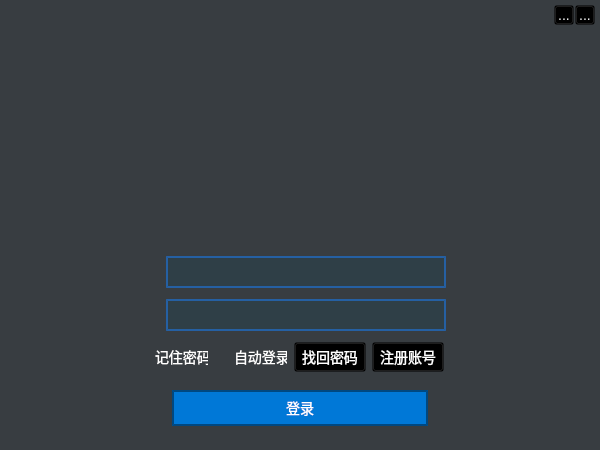
<?xml version="1.0" encoding="UTF-8"?>
<ui version="4.0">
 <class>LiveLoginUnitClass</class>
 <widget class="QMainWindow" name="LiveLoginUnitClass">
  <property name="geometry">
   <rect>
    <x>0</x>
    <y>0</y>
    <width>600</width>
    <height>450</height>
   </rect>
  </property>
  <property name="minimumSize">
   <size>
    <width>600</width>
    <height>450</height>
   </size>
  </property>
  <property name="maximumSize">
   <size>
    <width>600</width>
    <height>450</height>
   </size>
  </property>
  <property name="contextMenuPolicy">
   <enum>Qt::NoContextMenu</enum>
  </property>
  <property name="windowTitle">
   <string>LiveLoginUnit</string>
  </property>
  <property name="windowIcon">
   <iconset resource="LiveLoginUnit.qrc">
    <normaloff>:/LiveLoginUnit/res/live.ico</normaloff>:/LiveLoginUnit/res/live.ico</iconset>
  </property>
  <property name="styleSheet">
   <string notr="true">/* font */
*
{
	font-family: &quot;Segoe UI&quot;;
	font-size: 14px;
	font-weight: 400;
	line-height: 20px;
}
/* background */
QWidget#centralWidget
{
	background-color: rgba(36,41,46,0.9);
}
QLabel#backgroundLabel
{
	border-image: url(:/LiveLoginUnit/res/login-background.png);
}
QLabel#applicationIconLabel
{
	border-image: url(:/LiveLoginUnit/res/pilipili-title-210x50.png);
}
/* avatar */
QLabel#avatarLabel
{
	border-image: url(:/LiveLoginUnit/res/avatar-mask.png);
	border-radius:60px;
	min-width:  120px;
    max-width:  120px;
    min-height: 120px;
    max-height: 120px;
    border-width: 0 0 0 0;
}

/* button */
QPushButton,QCheckBox,QToolButton
{
	color: white;
	background-color: transparent;
}
QPushButton:hover, QCheckBox:hover
{
	color: yellow;
}
QPushButton:pressed, QCheckBox:pressed
{
	color: #FFCC66;
}
QPushButton:focus, QCheckBox:focus
{
	outline: none
}
/* login button */
QPushButton#loginPushButton {
  background: #0078d7;
  border: 2px solid rgba(0,0,0,0.4)
}
QPushButton#loginPushButton:hover {
  background: #1CA8FA;
}
QPushButton#loginPushButton:pressed {
  background: #2A67FF;
}
/* account password */
QLineEdit#passwordLineEdit,QLineEdit#accountComboBox
{
	border: 2px solid rgba(27,128,255,0.5);
	background: rgba(45,64,72,0.8);
	color: white;
    selection-background-color:green;
}
QLineEdit#passwordLineEdit:focus,QLineEdit#accountComboBox:focus
{
	background: rgba(80,100,110,0.8);
}
/* tooltip */
QToolTip
{
	color: yellow;
	border: 2px solid #333;
	background-color: black;
}</string>
  </property>
  <widget class="QWidget" name="centralWidget">
   <property name="minimumSize">
    <size>
     <width>600</width>
     <height>0</height>
    </size>
   </property>
   <property name="maximumSize">
    <size>
     <width>600</width>
     <height>16777215</height>
    </size>
   </property>
   <property name="contextMenuPolicy">
    <enum>Qt::NoContextMenu</enum>
   </property>
   <widget class="QLabel" name="backgroundLabel">
    <property name="geometry">
     <rect>
      <x>0</x>
      <y>0</y>
      <width>600</width>
      <height>180</height>
     </rect>
    </property>
    <property name="minimumSize">
     <size>
      <width>600</width>
      <height>180</height>
     </size>
    </property>
    <property name="maximumSize">
     <size>
      <width>600</width>
      <height>180</height>
     </size>
    </property>
    <property name="frameShape">
     <enum>QFrame::NoFrame</enum>
    </property>
    <property name="text">
     <string/>
    </property>
   </widget>
   <widget class="QLabel" name="applicationIconLabel">
    <property name="geometry">
     <rect>
      <x>0</x>
      <y>0</y>
      <width>210</width>
      <height>50</height>
     </rect>
    </property>
    <property name="minimumSize">
     <size>
      <width>210</width>
      <height>50</height>
     </size>
    </property>
    <property name="maximumSize">
     <size>
      <width>210</width>
      <height>50</height>
     </size>
    </property>
    <property name="scaledContents">
     <bool>false</bool>
    </property>
   </widget>
   <widget class="QLabel" name="avatarLabel">
    <property name="geometry">
     <rect>
      <x>240</x>
      <y>120</y>
      <width>120</width>
      <height>120</height>
     </rect>
    </property>
    <property name="minimumSize">
     <size>
      <width>120</width>
      <height>120</height>
     </size>
    </property>
    <property name="maximumSize">
     <size>
      <width>120</width>
      <height>120</height>
     </size>
    </property>
    <property name="text">
     <string/>
    </property>
    <property name="scaledContents">
     <bool>true</bool>
    </property>
   </widget>
   <widget class="QPushButton" name="loginPushButton">
    <property name="geometry">
     <rect>
      <x>172</x>
      <y>390</y>
      <width>256</width>
      <height>36</height>
     </rect>
    </property>
    <property name="minimumSize">
     <size>
      <width>256</width>
      <height>36</height>
     </size>
    </property>
    <property name="maximumSize">
     <size>
      <width>256</width>
      <height>36</height>
     </size>
    </property>
    <property name="text">
     <string>登录</string>
    </property>
   </widget>
   <widget class="QWidget" name="formContextWidget" native="true">
    <property name="geometry">
     <rect>
      <x>125</x>
      <y>240</y>
      <width>330</width>
      <height>149</height>
     </rect>
    </property>
    <layout class="QVBoxLayout" name="verticalLayout">
     <item>
      <layout class="QHBoxLayout" name="accountHorizontalLayout">
       <item>
        <widget class="QLabel" name="accountLabel">
         <property name="minimumSize">
          <size>
           <width>24</width>
           <height>24</height>
          </size>
         </property>
         <property name="maximumSize">
          <size>
           <width>24</width>
           <height>24</height>
          </size>
         </property>
         <property name="text">
          <string/>
         </property>
         <property name="pixmap">
          <pixmap resource="LiveLoginUnit.qrc">:/LiveLoginUnit/res/account.png</pixmap>
         </property>
         <property name="scaledContents">
          <bool>true</bool>
         </property>
        </widget>
       </item>
       <item>
        <widget class="QLineEdit" name="accountComboBox">
         <property name="minimumSize">
          <size>
           <width>280</width>
           <height>32</height>
          </size>
         </property>
         <property name="maximumSize">
          <size>
           <width>280</width>
           <height>32</height>
          </size>
         </property>
         <property name="toolTip">
          <string>账号</string>
         </property>
         <property name="editable" stdset="0">
          <bool>true</bool>
         </property>
        </widget>
       </item>
      </layout>
     </item>
     <item>
      <layout class="QHBoxLayout" name="passwordHorizontalLayout">
       <item>
        <widget class="QLabel" name="passwordLabel">
         <property name="minimumSize">
          <size>
           <width>24</width>
           <height>24</height>
          </size>
         </property>
         <property name="maximumSize">
          <size>
           <width>24</width>
           <height>24</height>
          </size>
         </property>
         <property name="text">
          <string/>
         </property>
         <property name="pixmap">
          <pixmap resource="LiveLoginUnit.qrc">:/LiveLoginUnit/res/password.png</pixmap>
         </property>
         <property name="scaledContents">
          <bool>true</bool>
         </property>
        </widget>
       </item>
       <item>
        <widget class="QLineEdit" name="passwordLineEdit">
         <property name="minimumSize">
          <size>
           <width>280</width>
           <height>32</height>
          </size>
         </property>
         <property name="maximumSize">
          <size>
           <width>280</width>
           <height>32</height>
          </size>
         </property>
         <property name="toolTip">
          <string>密码</string>
         </property>
         <property name="text">
          <string/>
         </property>
         <property name="echoMode">
          <enum>QLineEdit::Password</enum>
         </property>
        </widget>
       </item>
      </layout>
     </item>
     <item>
      <layout class="QHBoxLayout" name="buttonSheetHorizontalLayout">
       <item>
        <widget class="QCheckBox" name="rememberPasswordCheckBox">
         <property name="minimumSize">
          <size>
           <width>72</width>
           <height>0</height>
          </size>
         </property>
         <property name="text">
          <string>记住密码</string>
         </property>
        </widget>
       </item>
       <item>
        <widget class="QCheckBox" name="autoLoginCheckBox">
         <property name="minimumSize">
          <size>
           <width>72</width>
           <height>0</height>
          </size>
         </property>
         <property name="text">
          <string>自动登录</string>
         </property>
        </widget>
       </item>
       <item>
        <widget class="QPushButton" name="forgetPasswordPushButton">
         <property name="minimumSize">
          <size>
           <width>60</width>
           <height>0</height>
          </size>
         </property>
         <property name="text">
          <string>找回密码</string>
         </property>
        </widget>
       </item>
       <item>
        <widget class="QPushButton" name="registerPushButton">
         <property name="minimumSize">
          <size>
           <width>60</width>
           <height>0</height>
          </size>
         </property>
         <property name="text">
          <string>注册账号</string>
         </property>
        </widget>
       </item>
      </layout>
     </item>
    </layout>
   </widget>
   <widget class="QToolButton" name="minimizeToolButton">
    <property name="geometry">
     <rect>
      <x>554</x>
      <y>5</y>
      <width>20</width>
      <height>20</height>
     </rect>
    </property>
    <property name="toolTip">
     <string>最小化</string>
    </property>
    <property name="text">
     <string>...</string>
    </property>
   </widget>
   <widget class="QToolButton" name="closeToolButton">
    <property name="geometry">
     <rect>
      <x>575</x>
      <y>5</y>
      <width>20</width>
      <height>20</height>
     </rect>
    </property>
    <property name="toolTip">
     <string>关闭</string>
    </property>
    <property name="text">
     <string>...</string>
    </property>
   </widget>
  </widget>
 </widget>
 <layoutdefault spacing="6" margin="11"/>
 <resources>
  <include location="LiveLoginUnit.qrc"/>
 </resources>
 <connections/>
 <designerdata>
  <property name="gridDeltaX">
   <number>10</number>
  </property>
  <property name="gridDeltaY">
   <number>10</number>
  </property>
  <property name="gridSnapX">
   <bool>true</bool>
  </property>
  <property name="gridSnapY">
   <bool>true</bool>
  </property>
  <property name="gridVisible">
   <bool>false</bool>
  </property>
 </designerdata>
</ui>
